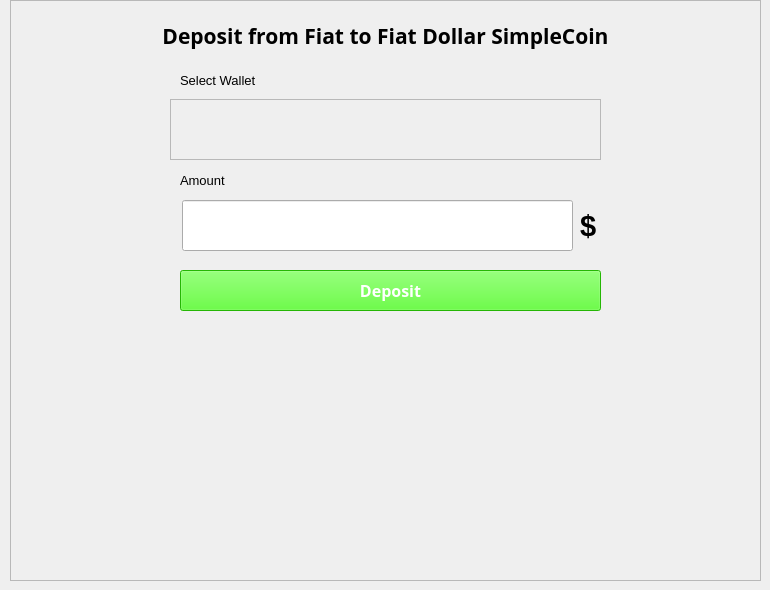
      <widget class="QWidget" name="deposit">
       <widget class="QFrame" name="frame_25">
        <property name="geometry">
         <rect>
          <x>10</x>
          <y>0</y>
          <width>751</width>
          <height>581</height>
         </rect>
        </property>
        <property name="frameShape">
         <enum>QFrame::StyledPanel</enum>
        </property>
        <property name="frameShadow">
         <enum>QFrame::Raised</enum>
        </property>
        <widget class="QFrame" name="frame_wallet">
         <property name="geometry">
          <rect>
           <x>160</x>
           <y>99</y>
           <width>431</width>
           <height>61</height>
          </rect>
         </property>
         <property name="frameShape">
          <enum>QFrame::StyledPanel</enum>
         </property>
         <property name="frameShadow">
          <enum>QFrame::Raised</enum>
         </property>
        </widget>
        <widget class="QLabel" name="label_37">
         <property name="geometry">
          <rect>
           <x>140</x>
           <y>20</y>
           <width>471</width>
           <height>31</height>
          </rect>
         </property>
         <property name="font">
          <font>
           <family>Open Sans</family>
           <pointsize>16</pointsize>
           <bold>true</bold>
          </font>
         </property>
         <property name="text">
          <string>Deposit from Fiat to Fiat Dollar SimpleCoin</string>
         </property>
         <property name="alignment">
          <set>Qt::AlignCenter</set>
         </property>
        </widget>
        <widget class="QLabel" name="label_38">
         <property name="geometry">
          <rect>
           <x>170</x>
           <y>70</y>
           <width>81</width>
           <height>21</height>
          </rect>
         </property>
         <property name="font">
          <font>
           <pointsize>10</pointsize>
          </font>
         </property>
         <property name="text">
          <string>Select Wallet</string>
         </property>
        </widget>
        <widget class="QLineEdit" name="amount_deposit">
         <property name="geometry">
          <rect>
           <x>172</x>
           <y>200</y>
           <width>391</width>
           <height>51</height>
          </rect>
         </property>
         <property name="font">
          <font>
           <pointsize>12</pointsize>
           <bold>true</bold>
          </font>
         </property>
        </widget>
        <widget class="QLabel" name="label_39">
         <property name="geometry">
          <rect>
           <x>170</x>
           <y>170</y>
           <width>71</width>
           <height>21</height>
          </rect>
         </property>
         <property name="font">
          <font>
           <pointsize>10</pointsize>
          </font>
         </property>
         <property name="text">
          <string>Amount</string>
         </property>
        </widget>
        <widget class="QPushButton" name="deposit_button_">
         <property name="geometry">
          <rect>
           <x>170</x>
           <y>270</y>
           <width>421</width>
           <height>41</height>
          </rect>
         </property>
         <property name="font">
          <font>
           <family>Open Sans</family>
           <pointsize>12</pointsize>
           <bold>true</bold>
          </font>
         </property>
         <property name="styleSheet">
          <string notr="true">background-color: rgb(52, 255, 6);
color: rgb(255, 255, 255);</string>
         </property>
         <property name="text">
          <string>Deposit</string>
         </property>
        </widget>
        <widget class="QLabel" name="label_40">
         <property name="geometry">
          <rect>
           <x>570</x>
           <y>210</y>
           <width>31</width>
           <height>31</height>
          </rect>
         </property>
         <property name="font">
          <font>
           <pointsize>22</pointsize>
           <bold>true</bold>
          </font>
         </property>
         <property name="text">
          <string>$</string>
         </property>
        </widget>
       </widget>
      </widget>
